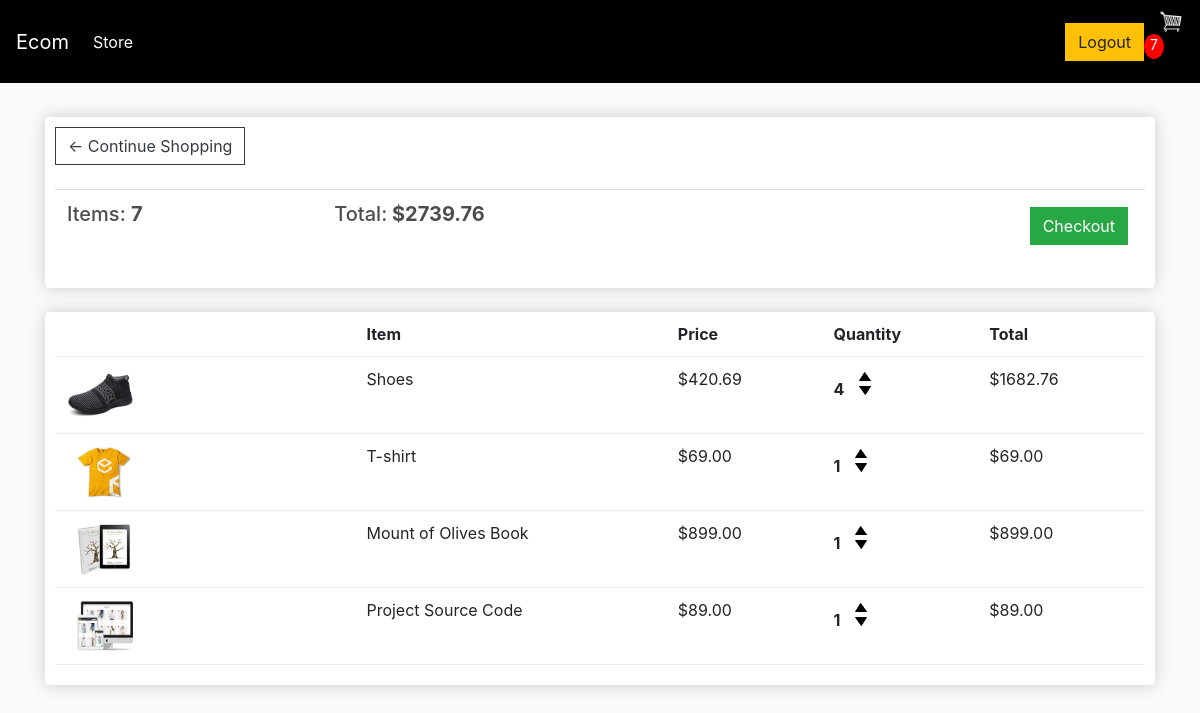
The app's page /cart/ (signed in) with its own data.
### store/models.py (models this page shows, shortened)
class Order(models.Model):
	customer = models.ForeignKey(Customer, on_delete=models.SET_NULL, null=True, blank=True)
	date_ordered = models.DateTimeField(auto_now_add=True)
	complete = models.BooleanField(default=False)
	transaction_id = models.CharField(max_length=100, null=True)
	@property
	def get_cart_total(self):
		orderitems = self.orderitem_set.all()
		total = sum([item.get_total for item in orderitems])
		return total
	@property
	def get_cart_items(self):
		orderitems = self.orderitem_set.all()
		total = sum([item.quantity for item in orderitems])
		return total

class OrderItem(models.Model):
	product = models.ForeignKey(Product, on_delete=models.SET_NULL, null=True)
	order = models.ForeignKey(Order, on_delete=models.SET_NULL, null=True)
	quantity = models.IntegerField(default=0, null=True, blank=True)
	date_added = models.DateTimeField(auto_now_add=True)
	@property
	def get_total(self):
		total = self.product.price * self.quantity
		return total

class Product(models.Model):
	name = models.CharField(max_length=200)
	price = models.FloatField()
	digital = models.BooleanField(default=False,null=True, blank=True)
	image = models.ImageField(null=True, blank=True)
	@property
	def imageURL(self):
		try:
			url = self.image.url
		except:
			url = ''
		return url

### store/views.py (the view)
# urls.py: path('cart/', views.cart, name="cart"),
def cart(request):
	if request.user.is_authenticated:
		customer = request.user.customer
		order, created = Order.objects.get_or_create(customer=customer, complete=False)
		items = order.orderitem_set.all()
		cartItems = order.get_cart_items
	else:
		items = []
		order = {'get_cart_total':0, 'get_cart_items':0, 'shipping':False}
		cartItems = order['get_cart_items']
	context = {'items':items, 'order':order, 'cartItems':cartItems}
	return render(request, 'store/cart.html', context)

### store/templates/store/cart.html
{% extends 'store/main.html' %}
{% load static %}
{% block content %}
	<div class="row">
		<div class="col-lg-12">
			<div class="box-element">
				<a  class="btn btn-outline-dark" href="{% url 'store' %}">&#x2190; Continue Shopping</a>
				<br>
				<br>
				<table class="table">
					<tr>
						<th><h5>Items: <strong>{{order.get_cart_items}}</strong></h5></th>
						<th><h5>Total:<strong> ${{order.get_cart_total|floatformat:2}}</strong></h5></th>
						<th>
							<a  style="float:right; margin:5px;" class="btn btn-success" href="{% url 'checkout' %}">Checkout</a>
						</th>
					</tr>
				</table>
			</div>
			<br>
			<div class="box-element">
				<div class="cart-row">
					<div style="flex:2"></div>
					<div style="flex:2"><strong>Item</strong></div>
					<div style="flex:1"><strong>Price</strong></div>
					<div style="flex:1"><strong>Quantity</strong></div>
					<div style="flex:1"><strong>Total</strong></div>
				</div>
				{% for item in items %}
				<div class="cart-row">
					<div style="flex:2"><img class="row-image" src="{{item.product.imageURL}}"></div>
					<div style="flex:2"><p>{{item.product.name}}</p></div>
					<div style="flex:1"><p>${{item.product.price|floatformat:2}}</p></div>
					<div style="flex:1">
						<p class="quantity">{{item.quantity}}</p>
						<div class="quantity">
							<img data-product="{{item.product.id}}" data-action="add" class="chg-quantity update-cart" src="{% static  'images/arrow-up.png' %}">
							<img data-product="{{item.product.id}}" data-action="remove" class="chg-quantity update-cart" src="{% static  'images/arrow-down.png' %}">
						</div>
					</div>
					<div style="flex:1"><p>${{item.get_total|floatformat:2}}</p></div>
				</div>
				{% endfor %}
			</div>
		</div>
	</div>
{% endblock content %}

### static/css/main.css (style rules this page uses)
body { background-color: hsl(0, 0%, 98%); }
h1,h2,h3,h4,h5,h6 { color:hsl(0, 0%, 30%); }
.box-element { box-shadow:hsl(0, 0%, 80%) 0 0 16px; background-color: #fff; border-radius: 4px; padding: 10px; }
.col-lg-4, .col-lg-6, .col-lg-8, .col-lg-12 { margin-top: 10px; }
.btn { border-radius: 0; }
.row-image { width: 100px; }
.cart-row { display: flex; align-items: flex-stretch; padding-bottom: 10px; margin-bottom: 10px; border-bottom: 1px solid #ececec; }
.quantity { display: inline-block; font-weight: 700; padding-right:10px; }
.chg-quantity { width: 12px; cursor: pointer; display: block; margin-top: 5px; transition:.1s; }

### records on screen
Order: get_cart_items "7", get_cart_total "2739.76"
OrderItem: product.imageURL (picture), product.name "Shoes", product.price "420.69", quantity "4", get_total "1682.76"
OrderItem: product.imageURL (picture), product.name "T-shirt", product.price "69.00", quantity "1", get_total "69.00"
OrderItem: product.imageURL (picture), product.name "Mount of Olives Book", product.price "899.00", quantity "1", get_total "899.00"
OrderItem: product.imageURL (picture), product.name "Project Source Code", product.price "89.00", quantity "1", get_total "89.00"

### other values on screen
{{ cartItems }} "7"
